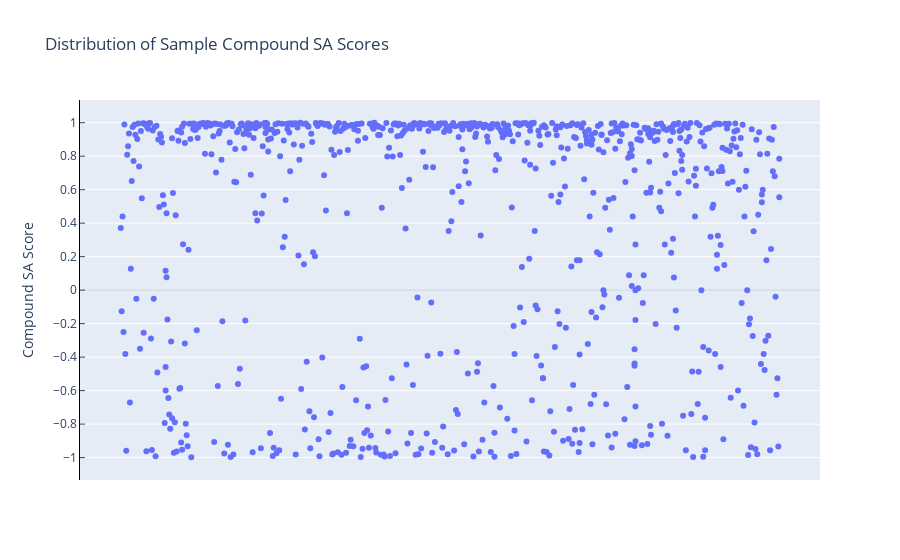

Notebook source saved alongside this figure:
### Code cell
fig2 = px.scatter(Dist_df,x='Date Formatted',y='Compound_Score',hover_name="Id",title='Distribution of Sample Compound SA Scores')
fig2.update_xaxes(showticklabels=False,visible = False)
fig2.update_yaxes(showticklabels=True,nticks=12,ticks='inside',
                  showline=True, linecolor='black',
                  showgrid=True,title_text= 'Compound SA Score',
                  zeroline=True, zerolinecolor='black', zerolinewidth=.1)
fig2.show()
py.plot(fig2, filename = 'Distribution of Sample Compound SA Scores', auto_open=True)

### Figure 1 — Plotly figure (JSON) as saved in the notebook; plotly's stock layout.template omitted (floating-point values rounded to 4 significant figures; data arrays with more than 128 entries replaced by an {"elided": "..."} marker saying what was removed)
{"data": [{"hovertemplate": "<b>%{hovertext}</b><br><br>Date Formatted=%{x}<br>Compound_Score=%{y}<extra></extra>", "hovertext": {"elided": "800 str values"}, "legendgroup": "", "marker": {"color": "#636efa", "symbol": "circle"}, "mode": "markers", "name": "", "orientation": "v", "showlegend": false, "type": "scatter", "x": {"elided": "800 str values"}, "xaxis": "x", "y": {"elided": "800 float values"}, "yaxis": "y"}], "layout": {"legend": {"tracegroupgap": 0}, "title": {"text": "Distribution of Sample Compound SA Scores"}, "xaxis": {"anchor": "y", "domain": [0, 1], "showticklabels": false, "title": {"text": "Date Formatted"}, "visible": false}, "yaxis": {"anchor": "x", "domain": [0, 1], "linecolor": "black", "nticks": 12, "showgrid": true, "showline": true, "showticklabels": true, "ticks": "inside", "title": {"text": "Compound SA Score"}, "zeroline": true, "zerolinecolor": "black", "zerolinewidth": 0.1}}}
